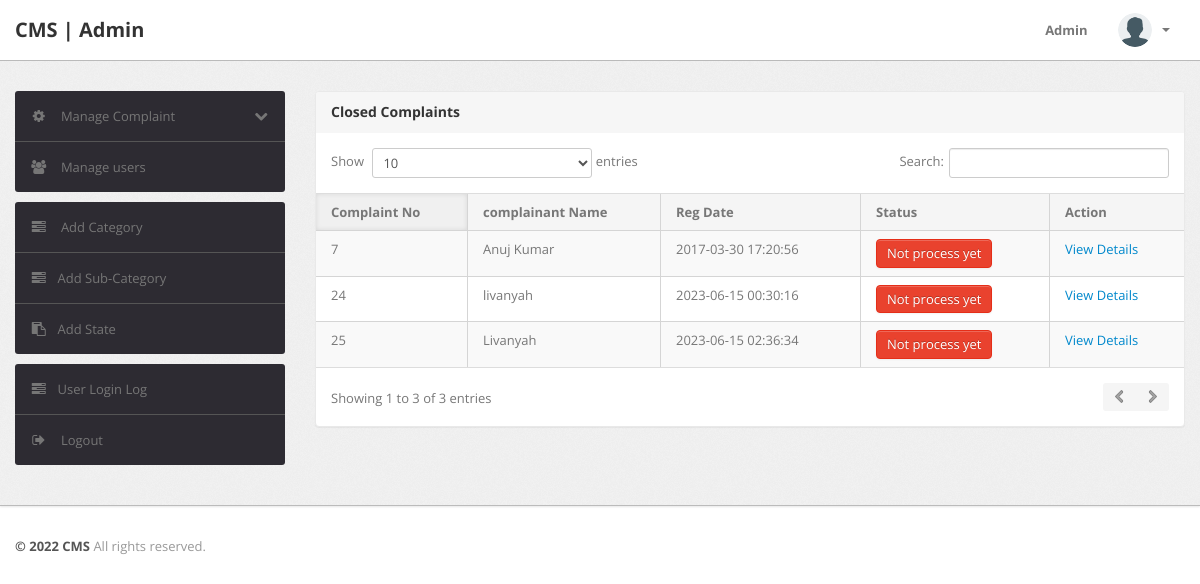
The page /admin/notprocess-complaint.php (signed in) on the database its author committed.
### tables this page shows
CREATE TABLE `tblcomplaints` (
  `complaintNumber` int(11) NOT NULL,
  `userId` int(11) DEFAULT NULL,
  `category` int(11) DEFAULT NULL,
  `subcategory` varchar(255) DEFAULT NULL,
  `complaintType` varchar(255) DEFAULT NULL,
  `state` varchar(255) DEFAULT NULL,
  `noc` varchar(255) DEFAULT NULL,
  `complaintDetails` mediumtext DEFAULT NULL,
  `complaintFile` varchar(255) DEFAULT NULL,
  `regDate` timestamp NULL DEFAULT current_timestamp(),
  `status` varchar(50) DEFAULT NULL,
  `lastUpdationDate` timestamp NULL DEFAULT NULL ON UPDATE current_timestamp()
);

CREATE TABLE `users` (
  `id` int(11) NOT NULL,
  `fullName` varchar(255) DEFAULT NULL,
  `userEmail` varchar(255) DEFAULT NULL,
  `password` varchar(255) DEFAULT NULL,
  `contactNo` bigint(11) DEFAULT NULL,
  `address` tinytext DEFAULT NULL,
  `State` varchar(255) DEFAULT NULL,
  `country` varchar(255) DEFAULT NULL,
  `pincode` int(10) DEFAULT NULL,
  `userImage` varchar(255) DEFAULT NULL,
  `regDate` timestamp NOT NULL DEFAULT current_timestamp(),
  `updationDate` timestamp NULL DEFAULT NULL,
  `status` int(1) DEFAULT NULL
);

### admin/notprocess-complaint.php (the view, shortened to what this page needs)
<?php
include('include/config.php');
if(strlen($_SESSION['alogin'])==0)
	{
header('location:index.php');
}
else{
?>
<!DOCTYPE html>
<html lang="en">
<head>
	<link type="text/css" href="bootstrap/css/bootstrap.min.css" rel="stylesheet">
	<link type="text/css" href="bootstrap/css/bootstrap-responsive.min.css" rel="stylesheet">
	<link type="text/css" href="css/theme.css" rel="stylesheet">
	<link type="text/css" href="images/icons/css/font-awesome.css" rel="stylesheet">
</head>
<body>
<?php include('include/header.php');?>
	<div class="wrapper">
		<div class="container">
			<div class="row">
<?php include('include/sidebar.php');?>
			<div class="span9">
					<div class="content">
	<div class="module">
							<div class="module-head">
								<h3>Closed Complaints</h3>
							</div>
							<div class="module-body table">
								<table cellpadding="0" cellspacing="0" border="0" class="datatable-1 table table-bordered table-striped	 display" >
									<thead>
										<tr>
											<th>Complaint No</th>
											<th> complainant Name</th>
											<th>Reg Date</th>
											<th>Status</th>
											<th>Action</th>
										</tr>
									</thead>
<tbody>
<?php
$query=mysqli_query($con,"select tblcomplaints.*,users.fullName as name from tblcomplaints join users on users.id=tblcomplaints.userId where tblcomplaints.status is null ");
while($row=mysqli_fetch_array($query))
{
?>
										<tr>
											<td><?php echo htmlentities($row['complaintNumber']);?></td>
											<td><?php echo htmlentities($row['name']);?></td>
											<td><?php echo htmlentities($row['regDate']);?></td>
											<td><button type="button" class="btn btn-danger">Not process yet</button></td>
											<td>   <a href="complaint-details.php?cid=<?php echo htmlentities($row['complaintNumber']);?>"> View Details</a>
											</td>
											</tr>
										<?php  } ?>
										</tbody>
								</table>
							</div>
						</div>
					</div>
				</div>
			</div>
		</div>
	</div>
<?php include('include/footer.php');?>
</body>
<?php } ?>

### rows shown on the page
tblcomplaints: complaintNumber "7", userId.fullName "Anuj Kumar", regDate "2017-03-30 17:20:56"
tblcomplaints: complaintNumber "24", userId.fullName "livanyah", regDate "2023-06-15 00:30:16"
tblcomplaints: complaintNumber "25", userId.fullName "Livanyah", regDate "2023-06-15 02:36:34"
